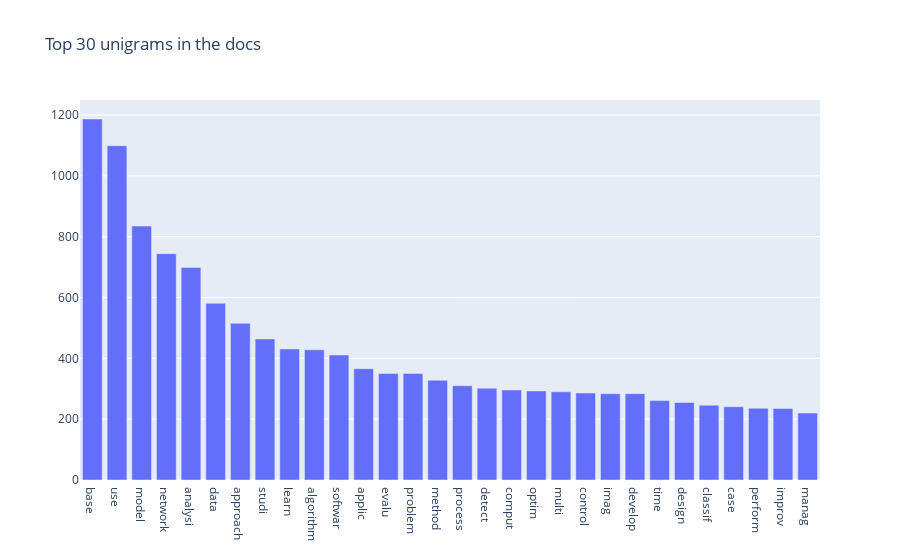

Notebook code for this chart:
### Code cell
def get_top_n_words(corpus, n=None):
    vec = CountVectorizer(stop_words='english').fit(corpus)
    bag_of_words = vec.transform(corpus)
    sum_words = bag_of_words.sum(axis=0) 
    words_freq = [(word, sum_words[0, idx]) for word, idx in vec.vocabulary_.items()]
    words_freq =sorted(words_freq, key = lambda x: x[1], reverse=True)
    return words_freq[:n]

common_words = get_top_n_words(df['clean'], 30)
df2 = pd.DataFrame(common_words, columns = ['unigram' , 'count'])

fig = go.Figure([go.Bar(x=df2['unigram'], y=df2['count'])])
fig.update_layout(title=go.layout.Title(text="Top 30 unigrams in the docs"))
fig.show()

### Figure 1 — Plotly figure (JSON) as saved in the notebook; plotly's stock layout.template omitted (floating-point values rounded to 4 significant figures)
{"data": [{"type": "bar", "x": ["base", "use", "model", "network", "analysi", "data", "approach", "studi", "learn", "algorithm", "softwar", "applic", "evalu", "problem", "method", "process", "detect", "comput", "optim", "multi", "control", "imag", "develop", "time", "design", "classif", "case", "perform", "improv", "manag"], "y": [1187, 1099, 835, 744, 699, 581, 515, 464, 431, 428, 411, 366, 350, 350, 328, 310, 302, 296, 293, 290, 286, 284, 284, 261, 255, 246, 241, 236, 235, 220]}], "layout": {"title": {"text": "Top 30 unigrams in the docs"}}}
